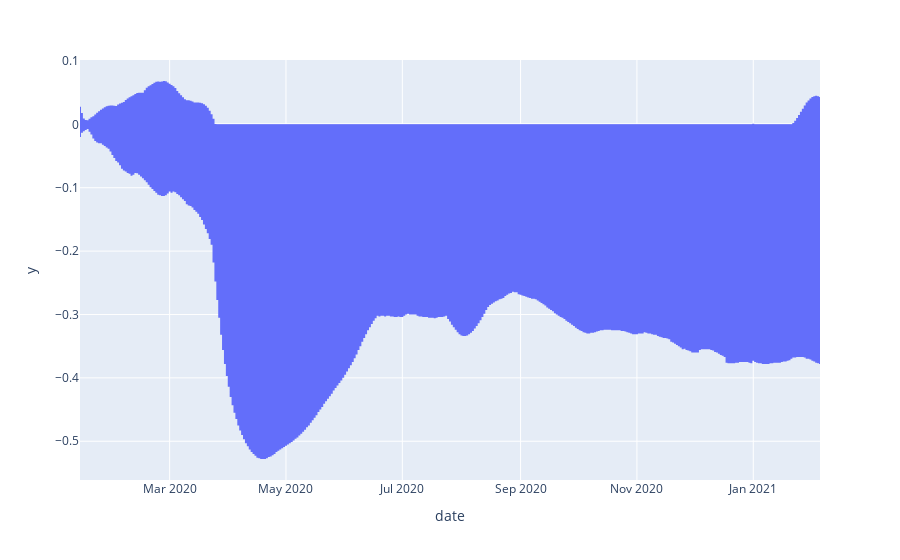

This figure's notebook cell:
### Code cell
px.area(employ_state, x='date', y=to_num)

### Figure 1 — Plotly figure (JSON) as saved in the notebook; plotly's stock layout.template omitted (floating-point values rounded to 4 significant figures; data arrays with more than 128 entries replaced by an {"elided": "..."} marker saying what was removed)
{"data": [{"hovertemplate": "date=%{x}<br>y=%{y}<extra></extra>", "legendgroup": "", "line": {"color": "#636efa"}, "mode": "lines", "name": "", "orientation": "v", "showlegend": false, "stackgroup": "1", "type": "scatter", "x": {"elided": "19839 str values"}, "xaxis": "x", "y": {"elided": "19839 float values"}, "yaxis": "y"}], "layout": {"autosize": true, "legend": {"tracegroupgap": 0}, "margin": {"t": 60}, "xaxis": {"anchor": "y", "autorange": true, "domain": [0, 1], "range": ["2020-01-14", "2021-02-05"], "title": {"text": "date"}, "type": "date"}, "yaxis": {"anchor": "x", "autorange": true, "domain": [0, 1], "range": [-0.5611, 0.1015], "title": {"text": "y"}, "type": "linear"}}}
